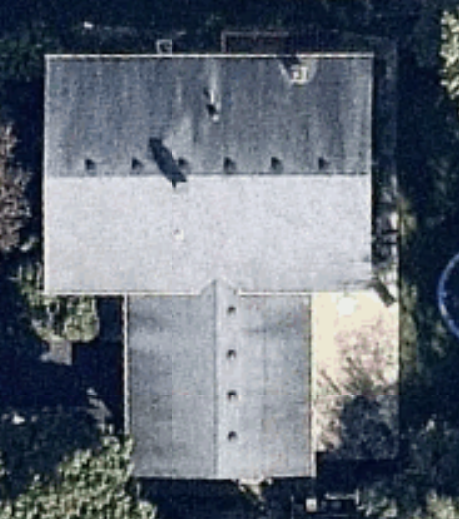
#> input picture building.jpg, 459 x 519 px, given in place of some_houses.png, which was not available
$ python OpenCVTest.py   (older library calls are emulated)
#> lines starting #> are read from the running program, lines starting #| are printed output that depends on the picture; after the words box and inside, x2 and y2 are one past the last pixel; in counts of white or black regions, pixels touching at a corner belong together; pictures that were not available may be replaced by others from this repository, and a replacement may not be noted

manyBuildingPic = 'some_houses.png'
oneBuildingPic = 'building.jpg'
apiKey_MapBox = 'pk.eyJ1IjoiZGlnaXRhbGdsb2JlIiwiYSI6ImNqZGFrZ2c2dzFlMWgyd2x0ZHdmMDB6NzYifQ.9Pl3XOO82ArX94fHV289Pg'


'''GETTING IMAGES # TODO (From James's ):

"""Contains functions dealing with geolocation. This is mostly used for finding
coordinates from Slippy Map tiles and vice versa.  Slippy Map tiles are used in
aerial imagery APIs.
 For more information (and for the source of some of these functions) see
https://wiki.openstreetmap.org/wiki/Slippy_map_tilenames
"""
import math
def deg2tile(lat_deg, lon_deg, zoom):
    """Converts coordinates into the nearest x,y Slippy Map tile"""
    lat_rad = math.radians(lat_deg)
    n = 2.0 ** zoom
    xtile = int((lon_deg + 180.0) / 360.0 * n)
    ytile = int((1.0 - math.log(math.tan(lat_rad) + (1 / math.cos(lat_rad)))
                 / math.pi) / 2.0 * n)
    return (xtile, ytile)
def tile2deg(xtile, ytile, zoom):
    """Returns the coordinates of the northwest corner of a Slippy Map
    x,y tile"""
    n = 2.0 ** zoom
    lon_deg = xtile / n * 360.0 - 180.0
    lat_rad = math.atan(math.sinh(math.pi * (1 - 2 * ytile / n)))
    lat_deg = math.degrees(lat_rad)
    return (lat_deg, lon_deg)


"""Interface for downloading aerial imagery from Mapbox.
"""
import requests
from PIL import Image
from io import BytesIO
from geolocation import *
class ImageryDownloader(object):
    def __init__(self, access_token):
        """Initializes the object with a Mapbox access token"""
        self.access_token = access_token

    def download_tile(self, x, y, zoom):
        """Downloads a map tile as an image.
           Note that x and y refer to Slippy Map coordinates.
        """
        url = "https://a.tiles.mapbox.com/v4/digitalglobe.316c9a2e/" \
               "" + str(zoom) + "/" + str(x) + "/" + str(y) + "" \
               ".png?access_token=" + self.access_token
        req = requests.get(url)
        image = Image.open(BytesIO(req.content))
        return image

img_dwnloader = ImageryDownloader(apiKey_MapBox)
img_dwnloader.download_tile(2,2,3)
'''


#HoughLines for edges
#'''
import numpy as np
import cv2 as cv
from matplotlib import pyplot as plt

xGradient = 87
yGradient = xGradient

im = cv.imread(manyBuildingPic)
#> im is the input picture: shape (519, 459, 3); mean B, G, R 117.7, 107.2, 99.2
imgray = cv.cvtColor(im, cv.COLOR_BGR2GRAY)
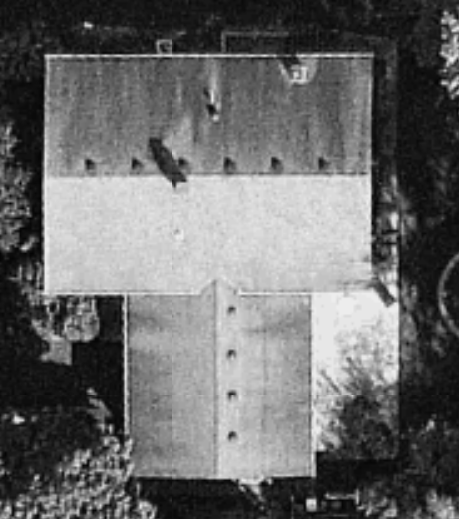
#> imgray: shape (519, 459); min 2, max 237, mean 106
edges = cv.Canny(imgray, xGradient, yGradient)  #100,200
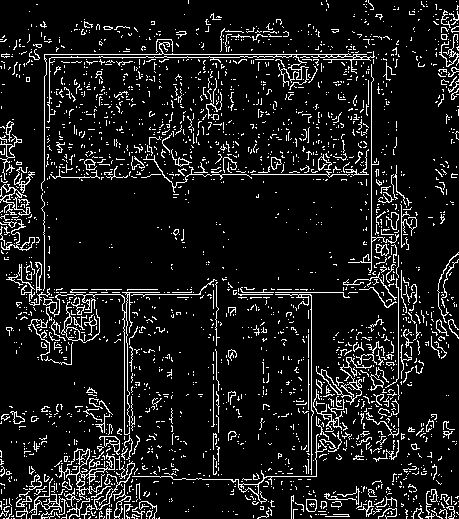
#> edges: shape (519, 459); 10% white in thin lines or dots
minLineLength = 45 # Changing this to 100 does nothing.
maxLineGap = 1
threshold = 50
minLineLengthSquared = 100

lines = cv.HoughLinesP(edges,1,np.pi/180,threshold,minLineLength,maxLineGap)
#> lines = 2288 rows, first 6: [371, 270, 371, 82], [353, 54, 366, 54], [44, 288, 44, 235], [48, 294, 49, 294], [172, 292, 191, 292], [67, 294, 73, 294]
for l in lines:
    for x1,y1,x2,y2 in l:
        if (x1 - x2) ** 2 + (y1 - y2) ** 2 > minLineLengthSquared:
            cv.line(im,(x1,y1),(x2,y2),(0,0,255), 2)
#> this loop made 2288 passes
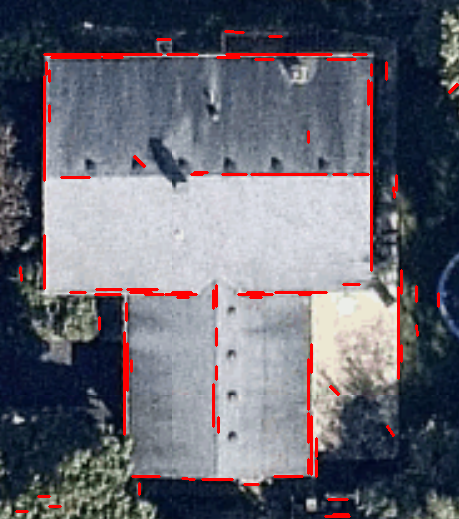
#> im: shape (519, 459, 3); 3.18% of pixels changed, all inside (x1, y1, x2, y2) = (15, 30, 459, 518)
plt.imshow(im)
plt.title('xGradient {}, yGradient {}'.format(xGradient, yGradient)), plt.xticks([]), plt.yticks([])
plt.show()
#'''


#loop through a bunch of gradient levels for an image in the same local directory - BROKEN???
'''
import cv2
import numpy as np
from matplotlib import pyplot as plt

img = cv2.imread(manyBuildingPic,0)
for xGradient in range(50,300,10):
    for yGradient in range(50,300,10):
        edges = cv2.Canny(img,xGradient,yGradient)

        plt.subplot(121),plt.imshow(img,cmap = 'gray')
        plt.title('Original Image'), plt.xticks([]), plt.yticks([])
        plt.subplot(122),plt.imshow(edges,cmap = 'gray')
        plt.title('xGradient {}, yGradient {}'.format(xGradient, yGradient)), plt.xticks([]), plt.yticks([])

        plt.show()
#'''


'''
#Contours
import numpy as np
import cv2 as cv
from matplotlib import pyplot as plt

im = cv.imread(manyBuildingPic)
imgray = cv.cvtColor(im, cv.COLOR_BGR2GRAY)

for threshold in range(0, 200, 5):
    #for maxthresh in range(0, 2000, 100):
    maxthresh = 1000
    ret, thresh = cv.threshold(imgray, threshold, maxthresh, 0)
    im2, contours, hierarchy = cv.findContours(thresh, cv.RETR_TREE, cv.CHAIN_APPROX_SIMPLE)

    cv.drawContours(im, contours, -1, (0,255,0), 3)
    plt.imshow(im)
    plt.title('threshold {}, maxthresh {}'.format(threshold, maxthresh)), plt.xticks([]), plt.yticks([])
    plt.show()


#'''


#BROKEN - to similate a slider with keyboard input
#shows edges of a single image in the same local directory
'''
import cv2
import numpy as np
from matplotlib import pyplot as plt

img = cv2.imread('building.jpg',0)

gradient = 150

while True:
    edges = cv2.Canny(img, gradient, gradient)

    plt.subplot(121),plt.imshow(img,cmap = 'gray')
    plt.title('Original Image'), plt.xticks([]), plt.yticks([])
    plt.subplot(122),plt.imshow(edges,cmap = 'gray')
    plt.title('Edge Image'), plt.xticks([]), plt.yticks([])

    thread = Thread(target = threaded_function, args = (10, ))
    thread.start()
    #plt.show()
    input()


def showPlot(plt):
    plt.show()

#'''


#shows edges of a single image in the same local directory
'''
import cv2
import numpy as np
from matplotlib import pyplot as plt

img = cv2.imread('building.jpg',0)
edges = cv2.Canny(img,156,156)

plt.subplot(121),plt.imshow(img,cmap = 'gray')
plt.title('Original Image'), plt.xticks([]), plt.yticks([])
plt.subplot(122),plt.imshow(edges,cmap = 'gray')
plt.title('Edge Image'), plt.xticks([]), plt.yticks([])

plt.show()
#'''
